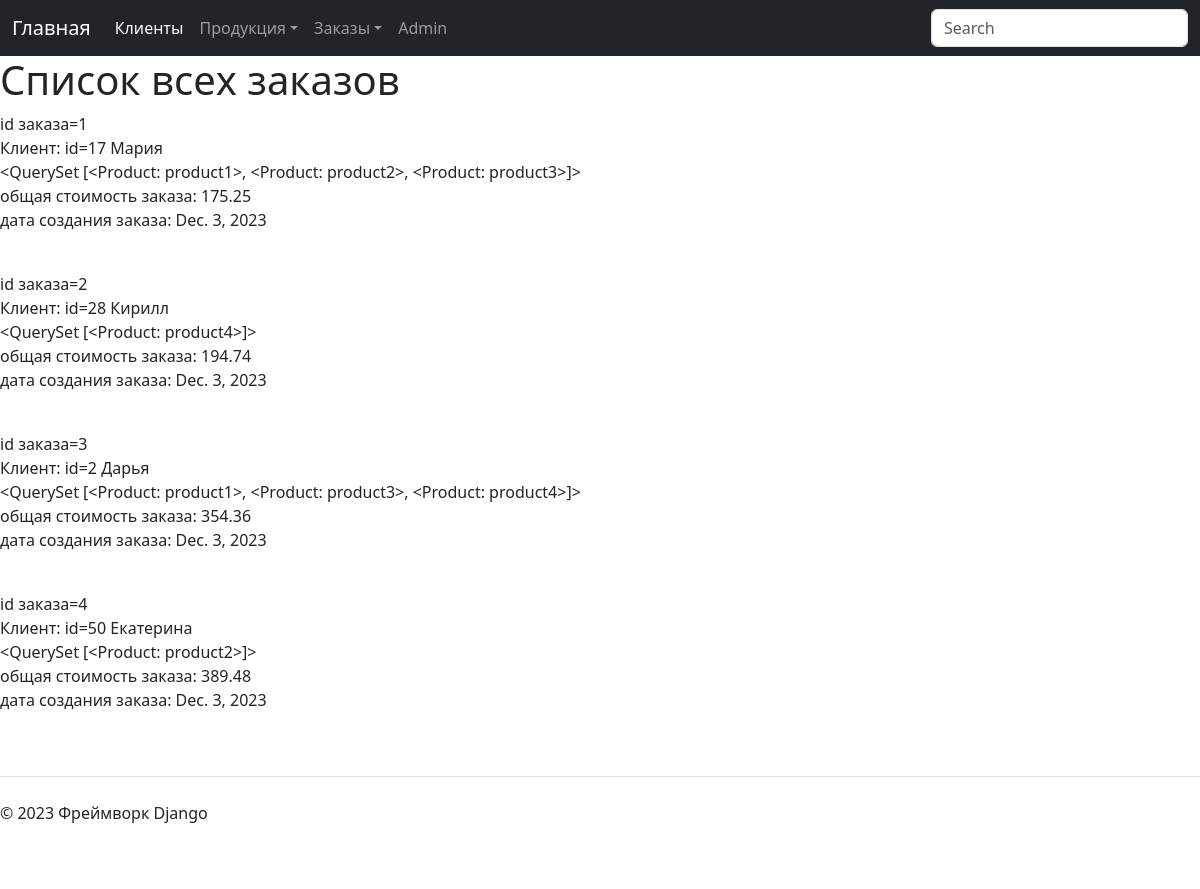
The page /shop/orders/ on the database its author committed.
### shopapp/models.py (models this page shows, shortened)
class Order(models.Model):
    buyer = models.ForeignKey(Client, on_delete=models.CASCADE)
    products = models.ManyToManyField(Product)
    total_cost = models.DecimalField(max_digits=8, decimal_places=2)
    date_create_order = models.DateField(auto_now_add=True)
    is_paid = models.BooleanField(default=False)

class Client(models.Model):
    name_client = models.CharField(max_length=50)
    email = models.EmailField()
    phone_number = models.CharField(max_length=12)
    address = models.CharField(max_length=100)
    def __str__(self):
        return self.name_client

class Product(models.Model):
    name_product = models.CharField(max_length=50)
    description_product = models.TextField()
    cost = models.DecimalField(max_digits=8, decimal_places=2)
    quantity = models.IntegerField()
    date_add_product = models.DateField(auto_now_add=True)
    image_product = models.ImageField(upload_to="images/")
    def __str__(self):
        return self.name_product

### shopapp/views.py (the view)
# urls.py: path('shop/orders/', views.orders, name='orders'),
def orders(request):
    products_all = []
    orders = Order.objects.all()
    context = {
        'orders': orders
    }
    return render(request, 'shopapp/orders_all.html', context=context)

### shopapp/templates/shopapp/orders_all.html (shortened to what this page needs)
{% extends 'shopapp/base.html' %}
{% block content %}
<h1>Список всех заказов</h1>
    {% for order in orders %}
        <p>
            id заказа={{ order.id }} <br>
            Клиент: id={{order.buyer.id}} {{ order.buyer }} <br>
            {{ order.products.all }}
            <br> общая стоимость заказа: {{ order.total_cost }} <br>
            дата создания заказа: {{ order.date_create_order }} <br>
        </p>
        <br>
    {% endfor %}
{% endblock %}

### shopapp/templates/shopapp/base.html (shortened to what this page needs)
<!DOCTYPE html>
<html lang="en">
<head>
    <link href="https://cdn.jsdelivr.net/npm/bootstrap@5.3.2/dist/css/bootstrap.min.css" rel="stylesheet"
>
</head>
<body>
<nav class="navbar navbar-expand-sm navbar-dark bg-dark" aria-label="Third navbar example">
    <div class="container-fluid">
        <a class="navbar-brand" href="/">Главная</a>
        <div class="collapse navbar-collapse" id="navbarsExample03">
            <ul class="navbar-nav me-auto mb-2 mb-sm-0">
                <li class="nav-item">
                    <a class="nav-link active" aria-current="page" href="/shop/clients">Клиенты</a>
                </li>
                <li class="nav-item dropdown">
                    <a class="nav-link dropdown-toggle" href="#" data-bs-toggle="dropdown" aria-expanded="false">Продукция</a>
                </li>
                <li class="nav-item dropdown">
                    <a class="nav-link dropdown-toggle" href="#" data-bs-toggle="dropdown" aria-expanded="false">Заказы</a>
                </li>
                <li class="nav-item">
                    <a class="nav-link" href="/admin">Admin</a>
                </li>
            </ul>
            <form role="search">
                <input class="form-control" type="search" placeholder="Search" aria-label="Search">
            </form>
        </div>
    </div>
</nav>
{% block content %} {% endblock %}
<footer>
    <div class="d-flex flex-column flex-sm-row justify-content-between py-4 my-4 border-top">
        <p>© 2023 Фреймворк Django</p>
    </div>
</footer>
</body>
</html>

### rows shown on the page
Order: id "1", buyer.id "17", buyer "Мария", products.all "<QuerySet [<Product: product1>, <Product: product2>, <Product: product3>]>", total_cost "175.25", date_create_order "Dec. 3, 2023"
Order: id "2", buyer.id "28", buyer "Кирилл", products.all "<QuerySet [<Product: product4>]>", total_cost "194.74", date_create_order "Dec. 3, 2023"
Order: id "3", buyer.id "2", buyer "Дарья", products.all "<QuerySet [<Product: product1>, <Product: product3>, <Product: product4>]>", total_cost "354.36", date_create_order "Dec. 3, 2023"
Order: id "4", buyer.id "50", buyer "Екатерина", products.all "<QuerySet [<Product: product2>]>", total_cost "389.48", date_create_order "Dec. 3, 2023"
